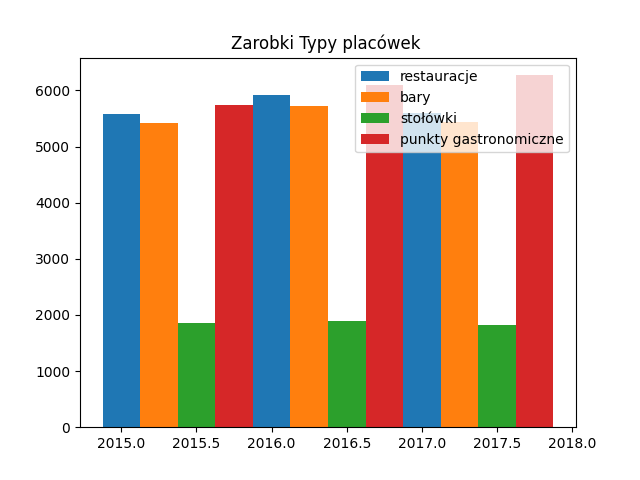

Recreate this plot in Python.
import matplotlib.pyplot as plt
import  pandas as pd
import  numpy as np
df=pd.read_csv("gastro.csv",sep="@",header=None).T
print(df)
df=df.drop([0])
df=df.astype({1:"int"})
df=df.astype({2:"int"})
dane1=df[df[0]=="restauracje"].groupby([1])[2].sum()
dane2=df[df[0]=="bary"].groupby([1])[2].sum()
dane3=df[df[0]=="stołówki"].groupby([1])[2].sum()
dane4=df[df[0]=="punkty gastronomiczne"].groupby([1])[2].sum()
rok=df[1].drop_duplicates()
plt.bar(rok,dane1,width=0.25,label="restauracje")
plt.bar(rok+0.25,dane2,width=0.25,label="bary")
plt.bar(rok+0.50,dane3,width=0.25,label="stołówki")
plt.bar(rok+0.75,dane4,width=0.25,label="punkty gastronomiczne")
plt.legend()
plt.title("Zarobki Typy placówek ")
plt.savefig("zad3.png")
plt.show()